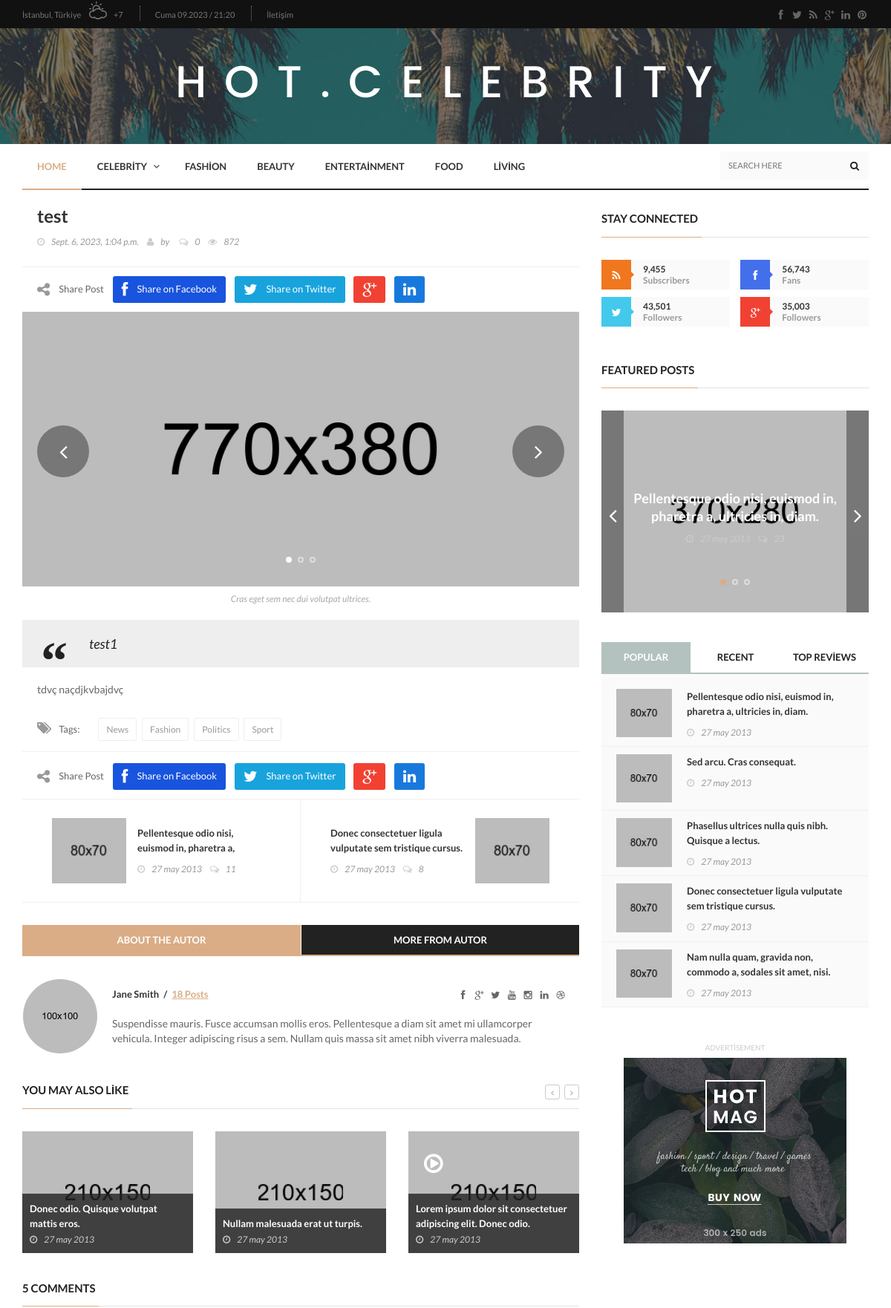
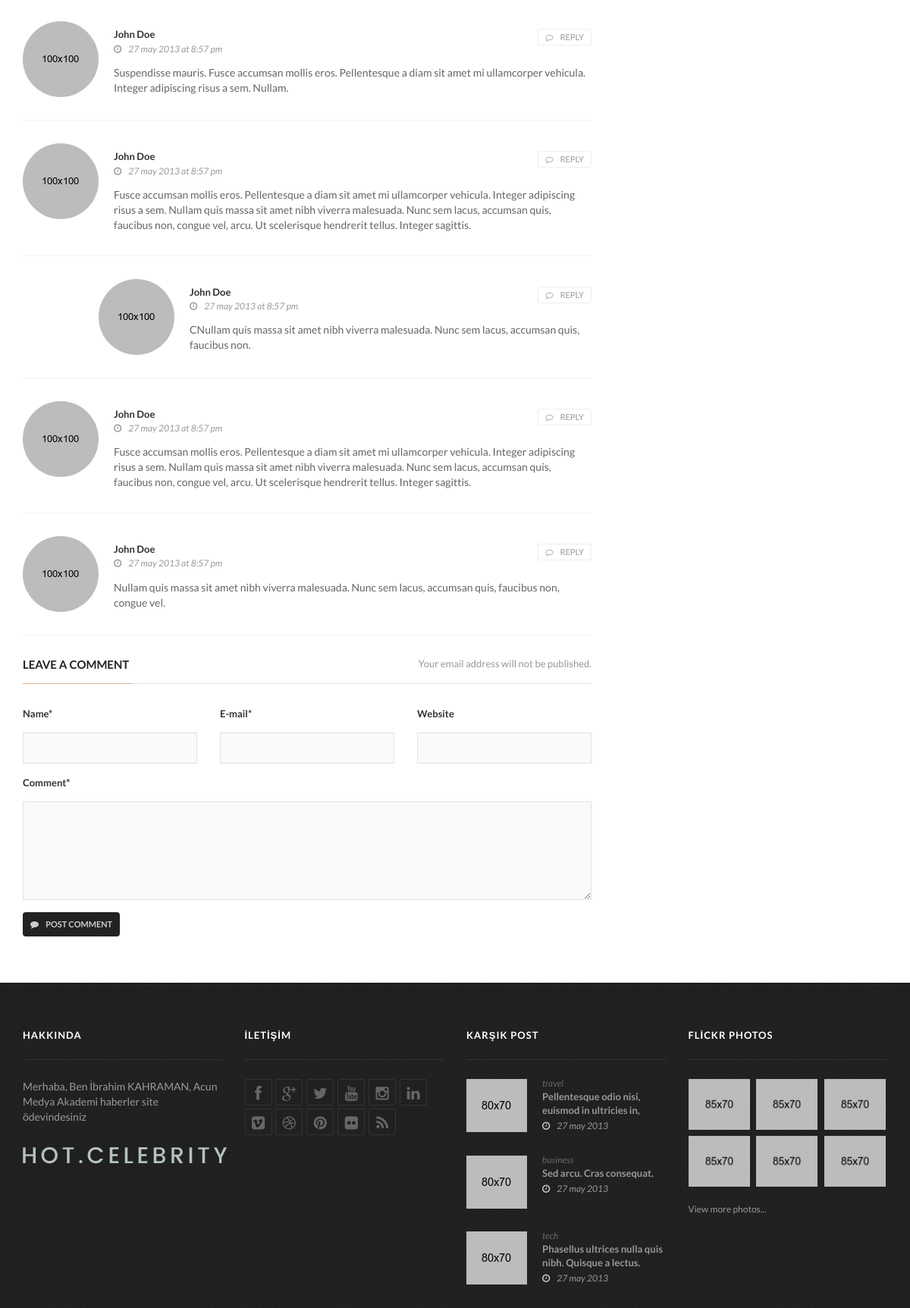
The app's page /post/4/ (upper part) with its own data (2 pictures, top to bottom).
### news/models.py (models this page shows, shortened)
class News(models.Model):
    title = models.CharField(max_length=120)
    summary = models.TextField(max_length=300)
    contents = models.TextField()
    created_on = models.DateTimeField(auto_now_add=True)
    update_on = models.DateTimeField(auto_now=True)
    category = models.ForeignKey(newsCategory, on_delete=models.CASCADE, related_name='news')
    slug = AutoSlugField(populate_from='baslik', unique=True, editable=True, blank=True)
    image = models.ImageField(upload_to='news_images/', default='default_image.jpg')
    class Meta:
        db_table = 'News'
        verbose_name = 'New'
        verbose_name_plural = 'News'

### news/views.py (the view)
# urls.py: path('post/<int:id>/', views.news_detail, name="news_detail")
def news_detail(request, id):
    haber = get_object_or_404(News, id=id)
    return render(request, 'pages/single-post.html', {
        'haber': haber
    })

### templates/pages/single-post.html (shortened to what this page needs)
{% extends 'base.html' %}
{%block content%}
{% load static %}
		<section class="block-wrapper">
			<div class="container">
				<div class="row">
					<div class="col-sm-8 content-blocker">
						<div class="block-content">
							<div class="single-post-box">
								<div class="title-post">
									<h1>{{haber.title}}</h1>
									<ul class="post-tags">
										<li><i class="fa fa-clock-o"></i>{{haber.created_on}}</li>
										<li><i class="fa fa-user"></i>by <a href="#"></a></li>
										<li><a href="#"><i class="fa fa-comments-o"></i><span>0</span></a></li>
										<li><i class="fa fa-eye"></i>872</li>
									</ul>
								</div>
								<div class="share-post-box">
									<ul class="share-box">
										<li><i class="fa fa-share-alt"></i><span>Share Post</span></li>
										<li><a class="facebook" href="#"><i class="fa fa-facebook"></i><span>Share on Facebook</span></a></li>
										<li><a class="twitter" href="#"><i class="fa fa-twitter"></i><span>Share on Twitter</span></a></li>
										<li><a class="google" href="#"><i class="fa fa-google-plus"></i></a></li>
										<li><a class="linkedin" href="#"><i class="fa fa-linkedin"></i></a></li>
									</ul>
								</div>
								<div class="post-gallery">
									<ul class="bxslider">
										<li><img src="{% static 'upload/news-posts/single3.jpg'%}" alt=""></li>
									</ul>
									<span class="image-caption">Cras eget sem nec dui volutpat ultrices.</span>
								</div>
								<div class="post-content">
									<blockquote>
										<p>{{haber.summary}}</p>
									</blockquote>
										<p>{{haber.contents}}</p>
								</div>
								<div class="post-tags-box">
									<ul class="tags-box">
										<li><i class="fa fa-tags"></i><span>Tags:</span></li>
										<li><a href="#">News</a></li>
										<li><a href="#">Fashion</a></li>
										<li><a href="#">Politics</a></li>
										<li><a href="#">Sport</a></li>
									</ul>
								</div>
								<div class="share-post-box">
									<ul class="share-box">
										<li><i class="fa fa-share-alt"></i><span>Share Post</span></li>
										<li><a class="facebook" href="#"><i class="fa fa-facebook"></i>Share on Facebook</a></li>
										<li><a class="twitter" href="#"><i class="fa fa-twitter"></i>Share on Twitter</a></li>
										<li><a class="google" href="#"><i class="fa fa-google-plus"></i></a></li>
										<li><a class="linkedin" href="#"><i class="fa fa-linkedin"></i></a></li>
									</ul>
								</div>
								<div class="prev-next-posts">
									<div class="prev-post">
										<img src="{% static 'upload/news-posts/listw4.jpg'%}" alt="">
										<div class="post-content">
											<h2><a href="single-post.html" title="prev post">Pellentesque odio nisi, euismod in, pharetra a, ultricies in, diam. </a></h2>
											<ul class="post-tags">
												<li><i class="fa fa-clock-o"></i>27 may 2013</li>
												<li><a href="#"><i class="fa fa-comments-o"></i><span>11</span></a></li>
											</ul>
										</div>
									</div>
									<div class="next-post">
										<img src="{% static 'upload/news-posts/listw5.jpg'%}" alt="">
										<div class="post-content">
											<h2><a href="single-post.html" title="next post">Donec consectetuer ligula vulputate sem tristique cursus. </a></h2>
											<ul class="post-tags">
												<li><i class="fa fa-clock-o"></i>27 may 2013</li>
												<li><a href="#"><i class="fa fa-comments-o"></i><span>8</span></a></li>
											</ul>
										</div>
									</div>
								</div>
								<div class="about-more-autor">
									<ul class="nav nav-tabs">
										<li class="active">
											<a href="#about-autor" data-toggle="tab">About The Autor</a>
										</li>
										<li>
											<a href="#more-autor" data-toggle="tab">More From Autor</a>
										</li>
									</ul>
									<div class="tab-content">
										<div class="tab-pane active" id="about-autor">
											<div class="autor-box">
												<img src="{% static 'upload/users/avatar1.jpg'%}" alt="">
												<div class="autor-content">
													<div class="autor-title">
														<h1><span>Jane Smith</span><a href="autor-details.html">18 Posts</a></h1>
														<ul class="autor-social">
															<li><a href="#" class="facebook"><i class="fa fa-facebook"></i></a></li>
															<li><a href="#" class="google"><i class="fa fa-google-plus"></i></a></li>
															<li><a href="#" class="twitter"><i class="fa fa-twitter"></i></a></li>
															<li><a href="#" class="youtube"><i class="fa fa-youtube"></i></a></li>
															<li><a href="#" class="instagram"><i class="fa fa-instagram"></i></a></li>
															<li><a href="#" class="linkedin"><i class="fa fa-linkedin"></i></a></li>
															<li><a href="#" class="dribble"><i class="fa fa-dribbble"></i></a></li>
														</ul>
													</div>
													<p>
														Suspendisse mauris. Fusce accumsan mollis eros. Pellentesque a diam sit amet mi ullamcorper vehicula. Integer adipiscing risus a sem. Nullam quis massa sit amet nibh viverra malesuada.
													</p>
												</div>
											</div>
										</div>
									</div>
								</div>
								<div class="carousel-box owl-wrapper">
									<div class="title-section">
										<h1><span>You may also like</span></h1>
									</div>
									<div class="owl-carousel" data-num="3">
										<div class="item news-post image-post3">
											<img src="{% static 'upload/news-posts/art1.jpg'%}" alt="">
											<div class="hover-box">
												<h2><a href="single-post.html">Donec odio. Quisque volutpat mattis eros.</a></h2>
												<ul class="post-tags">
													<li><i class="fa fa-clock-o"></i>27 may 2013</li>
												</ul>
											</div>
										</div>
										<div class="item news-post image-post3">
											<img src="{% static 'upload/news-posts/art2.jpg'%}" alt="">
											<div class="hover-box">
												<h2><a href="single-post.html">Nullam malesuada erat ut turpis. </a></h2>
												<ul class="post-tags">
													<li><i class="fa fa-clock-o"></i>27 may 2013</li>
												</ul>
											</div>
										</div>
										<div class="item news-post video-post">
											<img src="{% static 'upload/news-posts/art3.jpg'%}" alt="">
											<a href="https://www.youtube.com/watch?v=LL59es7iy8Q" class="video-link"><i class="fa fa-play-circle-o"></i></a>
											<div class="hover-box">
												<h2><a href="single-post.html">Lorem ipsum dolor sit consectetuer adipiscing elit. Donec odio. </a></h2>
												<ul class="post-tags">
													<li><i class="fa fa-clock-o"></i>27 may 2013</li>
												</ul>
											</div>
										</div>
									</div>
								</div>
								<div class="comment-area-box">
									<div class="title-section">
										<h1><span>5 Comments</span></h1>
									</div>
									<ul class="comment-tree">
										<li>
											<div class="comment-box">
												<img alt="" src="upload/users/avatar6.jpg">
												<div class="comment-content">
													<h4>John Doe <a href="#"><i class="fa fa-comment-o"></i>Reply</a></h4>
													<span><i class="fa fa-clock-o"></i>27 may 2013 at 8:57 pm</span>
													<p>Suspendisse mauris. Fusce accumsan mollis eros. Pellentesque a diam sit amet mi ullamcorper vehicula. Integer adipiscing risus a sem. Nullam. </p>
												</div>
											</div>
										</li>
										<li>
											<div class="comment-box">
												<img alt="" src="{% static 'upload/users/avatar1.jpg'%}">
												<div class="comment-content">
													<h4>John Doe <a href="#"><i class="fa fa-comment-o"></i>Reply</a></h4>
													<span><i class="fa fa-clock-o"></i>27 may 2013 at 8:57 pm</span>
													<p>Fusce accumsan mollis eros. Pellentesque a diam sit amet mi ullamcorper vehicula. Integer adipiscing risus a sem. Nullam quis massa sit amet nibh viverra malesuada. Nunc sem lacus, accumsan quis, faucibus non, congue vel, arcu. Ut scelerisque hendrerit tellus. Integer sagittis. </p>
												</div>
											</div>
											<ul class="depth">
												<li>
													<div class="comment-box">
														<img alt="" src="{% static 'upload/users/avatar2.jpg'%}">
														<div class="comment-content">
															<h4>John Doe <a href="#"><i class="fa fa-comment-o"></i>Reply</a></h4>
															<span><i class="fa fa-clock-o"></i>27 may 2013 at 8:57 pm</span>
															<p>CNullam quis massa sit amet nibh viverra malesuada. Nunc sem lacus, accumsan quis, faucibus non. </p>
														</div>
													</div>
												</li>
											</ul>
										</li>
										<li>
											<div class="comment-box">
												<img alt="" src="{% static 'upload/users/avatar4.jpg'%}">
												<div class="comment-content">
													<h4>John Doe <a href="#"><i class="fa fa-comment-o"></i>Reply</a></h4>
													<span><i class="fa fa-clock-o"></i>27 may 2013 at 8:57 pm</span>
													<p>Fusce accumsan mollis eros. Pellentesque a diam sit amet mi ullamcorper vehicula. Integer adipiscing risus a sem. Nullam quis massa sit amet nibh viverra malesuada. Nunc sem lacus, accumsan quis, faucibus non, congue vel, arcu. Ut scelerisque hendrerit tellus. Integer sagittis. </p>
												</div>
											</div>
										</li>
										<li>
											<div class="comment-box">
												<img alt="" src="{% static 'upload/users/avatar5.jpg'%}">
												<div class="comment-content">
													<h4>John Doe <a href="#"><i class="fa fa-comment-o"></i>Reply</a></h4>
													<span><i class="fa fa-clock-o"></i>27 may 2013 at 8:57 pm</span>
													<p>Nullam quis massa sit amet nibh viverra malesuada. Nunc sem lacus, accumsan quis, faucibus non, congue vel. </p>
												</div>
											</div>
										</li>
									</ul>
								</div>
								<div class="contact-form-box">
									<div class="title-section">
										<h1><span>Leave a Comment</span> <span class="email-not-published">Your email address will not be published.</span></h1>
									</div>
									<form id="comment-form">
										<div class="row">
											<div class="col-md-4">
												<label for="name">Name*</label>
												<input id="name" name="name" type="text">
											</div>
											<div class="col-md-4">
												<label for="mail">E-mail*</label>
												<input id="mail" name="mail" type="text">
											</div>
											<div class="col-md-4">
												<label for="website">Website</label>
												<input id="website" name="website" type="text">
											</div>
										</div>
										<label for="comment">Comment*</label>
										<textarea id="comment" name="comment"></textarea>
										<button type="submit" id="submit-contact">
											<i class="fa fa-comment"></i> Post Comment
										</button>
									</form>
								</div>
							</div>
						</div>
					</div>
					<div class="col-sm-4 sidebar-sticky">
						<div class="sidebar theiaStickySidebar">
							<div class="widget social-widget">
								<div class="title-section">
									<h1><span>Stay Connected</span></h1>
								</div>
								<ul class="social-share">
									<li>
										<a href="#" class="rss"><i class="fa fa-rss"></i></a>
										<span class="number">9,455</span>
										<span>Subscribers</span>
									</li>
									<li>
										<a href="#" class="facebook"><i class="fa fa-facebook"></i></a>
										<span class="number">56,743</span>
										<span>Fans</span>
									</li>
									<li>
										<a href="#" class="twitter"><i class="fa fa-twitter"></i></a>
										<span class="number">43,501</span>
										<span>Followers</span>
									</li>
									<li>
										<a href="#" class="google"><i class="fa fa-google-plus"></i></a>
										<span class="number">35,003</span>
										<span>Followers</span>
									</li>
								</ul>
							</div>
							<div class="widget features-slide-widget">
								<div class="title-section">
									<h1><span>Featured Posts</span></h1>
								</div>
								<div class="image-post-slider">
									<ul class="bxslider">
										<li>
											<div class="news-post image-post2">
												<div class="post-gallery">
													<img src="{% static 'upload/news-posts/im5.jpg'%}" alt="">
													<div class="hover-box">
														<div class="inner-hover">
															<h2><a href="single-post.html">Pellentesque odio nisi, euismod in, pharetra a, ultricies in, diam. </a></h2>
															<ul class="post-tags">
																<li><i class="fa fa-clock-o"></i>27 may 2013</li>
																<li><a href="#"><i class="fa fa-comments-o"></i><span>23</span></a></li>
															</ul>
														</div>
													</div>
												</div>
											</div>
										</li>
									</ul>
								</div>
							</div>
							<div class="widget tab-posts-widget">
								<ul class="nav nav-tabs" id="myTab">
									<li class="active">
										<a href="#option1" data-toggle="tab">Popular</a>
									</li>
									<li>
										<a href="#option2" data-toggle="tab">Recent</a>
									</li>
									<li>
										<a href="#option3" data-toggle="tab">Top Reviews</a>
									</li>
								</ul>
								<div class="tab-content">
									<div class="tab-pane active" id="option1">
										<ul class="list-posts">
											<li>
												<img src="{% static 'upload/news-posts/listw1.jpg'%}" alt="">
												<div class="post-content">
													<h2><a href="single-post.html">Pellentesque odio nisi, euismod in, pharetra a, ultricies in, diam. </a></h2>
													<ul class="post-tags">
														<li><i class="fa fa-clock-o"></i>27 may 2013</li>
													</ul>
												</div>
											</li>
											<li>
												<img src="{% static 'upload/news-posts/listw2.jpg'%}" alt="">
												<div class="post-content">
													<h2><a href="single-post.html">Sed arcu. Cras consequat. </a></h2>
													<ul class="post-tags">
														<li><i class="fa fa-clock-o"></i>27 may 2013</li>
													</ul>
												</div>
											</li>
											<li>
												<img src="{% static 'upload/news-posts/listw3.jpg'%}" alt="">
												<div class="post-content">
													<h2><a href="single-post.html">Phasellus ultrices nulla quis nibh. Quisque a lectus.  </a></h2>
													<ul class="post-tags">
														<li><i class="fa fa-clock-o"></i>27 may 2013</li>
													</ul>
												</div>
											</li>
											<li>
												<img src="{% static 'upload/news-posts/listw4.jpg'%}" alt="">
												<div class="post-content">
													<h2><a href="single-post.html">Donec consectetuer ligula vulputate sem tristique cursus. </a></h2>
													<ul class="post-tags">
														<li><i class="fa fa-clock-o"></i>27 may 2013</li>
													</ul>
												</div>
											</li>
											<li>
												<img src="{% static 'upload/news-posts/listw5.jpg'%}" alt="">
												<div class="post-content">
													<h2><a href="single-post.html">Nam nulla quam, gravida non, commodo a, sodales sit amet, nisi. </a></h2>
													<ul class="post-tags">
														<li><i class="fa fa-clock-o"></i>27 may 2013</li>
													</ul>
												</div>
											</li>
										</ul>
									</div>
								</div>
							</div>
							<div class="advertisement">
								<div class="desktop-advert">
									<span>Advertisement</span>
									<img src="{% static 'upload/addsense/300x250.jpg'%}" alt="">
								</div>
							</div>
						</div>
					</div>
				</div>
			</div>
		</section>
{%endblock%}

### records on screen
News: title "test", created_on "Sept. 6, 2023, 1:04 p.m.", summary "test1", contents "tdvç naçdjkvbajdvç"
